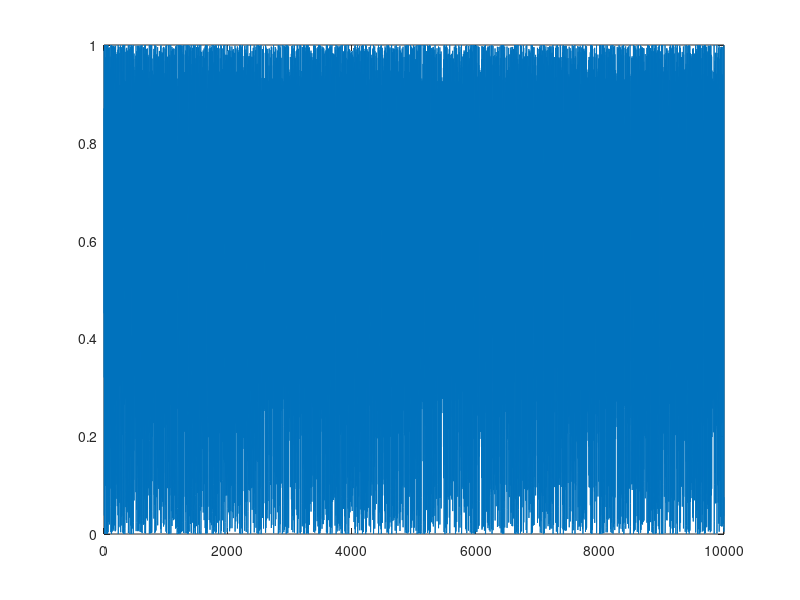

Write the MATLAB code that produced this figure. (Note: this script raises an error after producing the figure.)
clc;clear;
n=10000;
a=4;   
x = zeros(n,1);
x(1)=0.32;
for i=1:n-1
    %y=a.*(unit-2*x);
    %sum=sum+log(abs(y));
    x(i+1)=a.*x(i).*(1-x(i));
end
fsize = 20;
plot(x)
Y = x(5000:end,1);
save rosser6_3_200.txt Y -ascii;
%save lorenz28_200 Y;
data = Y;
%% To find the parameter time delay
fontSize=18;
tau = mdDelay(Y(:,1), 'maxLag',40, 'plottype', 'all');
set(gca,'FontSize',fontSize,'fontWeight','normal')
disp('x: tau = ' + string(tau))

%% Estimate the embedding dimension (Figure 2b in the article)
[fnnPercent, embeddingDimension] = mdFnn(data,tau);
%set(gca,'FontSize',fontSize,'fontWeight','normal')
%print('Figure2b','-dpng')

%% Construct time delayed versions of the x-variable (Figure 1b-d in the article)
% To see the effect in the plot we use an exaggerated value of tau, so for 
% illustration purposes we set tau = 40.
m=3;
figure();
set(gcf,'color','white')
set(gcf,'Position',[300 100 1100 500])
% Plot the x variable
figure = subplot(3,3,[1,4,7]);
plot3(data(:,1),data(:,1),data(:,1),'LineWidth',1);view([50,15])
xlabel('X','FontSize',18)
ylabel('Y','FontSize',18)
zlabel('Z','FontSize',18)
title('\fontsize{20}A')
subplot(3,3,2), plot(data(:,1),'LineWidth',1.5)
set(gca,'xtick',[],'xticklabel',[])
ylabel('X(t)')
axis([0 2000 min(data(:,1)) max(data(:,1))])
%set(gca,'FontSize',fontSize,'fontWeight','normal')
set(findall(gcf,'type','text'),'FontSize',fontSize,'fontWeight','normal')
% Plot the x variable delayed by tau
subplot(3,3,5), plot(data(1 + tau:end,1),'LineWidth',1.5)
set(gca,'xtick',[],'xticklabel',[])
ylabel('X(t-\tau)')
axis([0 2000 min(data(:,1)) max(data(:,1))])
%set(gca,'FontSize',fontSize,'fontWeight','normal')
set(findall(gcf,'type','text'),'FontSize',fontSize,'fontWeight','normal')
subplot(3,3,8), plot(data(1 + 2 * tau:end,1),'LineWidth',1.5)
ylabel('X(t-2\tau)')
xlabel('time')
axis([0 2000 min(data(:,1)) max(data(:,1))]);
%set(gca,'FontSize',fontSize,'fontWeight','normal')
set(findall(gcf,'type','text'),'FontSize',fontSize,'fontWeight','normal');
%print('FillPageFigure','-depsc')
subplot(3,3,[3,6,9])
plot3(data(1:end-(m-1)*tau,1),data(1+tau:end-(m-2)*tau,1),data(1+2*tau:end,1))
view([50,15]);
xlabel('X(t)','FontSize',18)
ylabel('X(t-\tau)','FontSize',18)
zlabel('X(t-2\tau)','FontSize',18)
